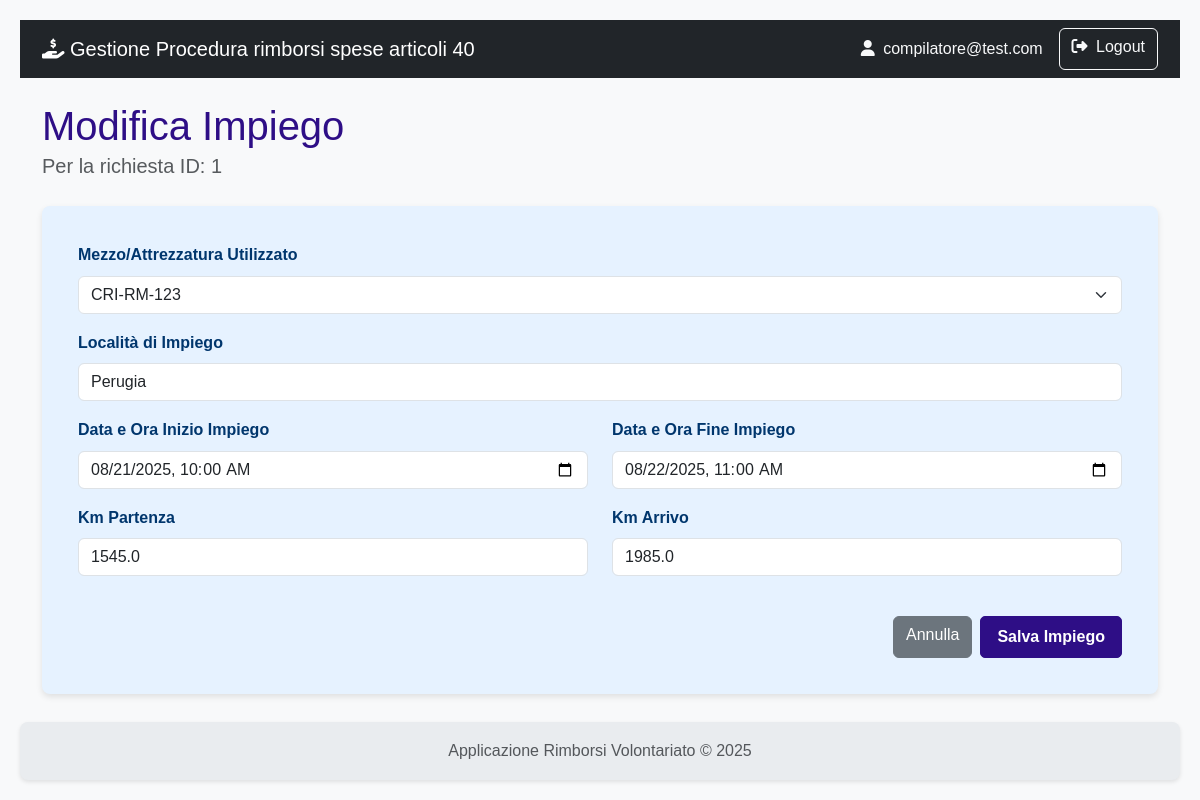
/richiesta/1/impieghi/1/modifica (signed in), run on the app's committed database.
### rimborsi/models.py (models this page shows, shortened)
class User(db.Model, UserMixin):
    id = db.Column(db.Integer, primary_key=True)
    username = db.Column(db.String(80), nullable=False)
    email = db.Column(db.String(120), nullable=False)
    password_hash = db.Column(db.String(120), nullable=False)
    role = db.Column(db.String(20), nullable=False)
    organizzazioni = db.relationship('Organizzazione', secondary=associazione_utente_organizzazione, back_populates='utenti_compilatori')
    __table_args__ = (
        db.UniqueConstraint('username', name='uq_user_username'),
        db.UniqueConstraint('email', name='uq_user_email'),
    )

class Richiesta(db.Model):
    id = db.Column(db.Integer, primary_key=True)
    stato = db.Column(db.String(1), default='A', nullable=False)
    esito = db.Column(db.String(1))
    attivita_svolta = db.Column(db.Text)
    data_inizio_attivita = db.Column(db.Date)
    data_fine_attivita = db.Column(db.Date)
    numero_volontari_coinvolti = db.Column(db.Integer)
    data_creazione = db.Column(db.DateTime, default=datetime.utcnow)
    data_invio = db.Column(db.DateTime)
    protocollo_invio = db.Column(db.String(50), nullable=True)
    note_istruttoria = db.Column(db.Text, nullable=True)
    data_fine_istruttoria = db.Column(db.DateTime)
    protocollo_istruttoria = db.Column(db.String(50), nullable=True)
    evento_id = db.Column(db.Integer, db.ForeignKey('evento.id'), nullable=False)
    organizzazione_id = db.Column(db.Integer, db.ForeignKey('organizzazione.id'), nullable=False)
    impieghi = db.relationship('ImpiegoMezzoAttrezzatura', backref='richiesta', lazy=True, cascade="all, delete-orphan")
    spese = db.relationship('Spesa', backref='richiesta', lazy=True, cascade="all, delete-orphan")
    __table_args__ = (
        db.UniqueConstraint('protocollo_invio', name='uq_richiesta_protocollo_invio'),
        db.UniqueConstraint('protocollo_istruttoria', name='uq_richiesta_protocollo_istruttoria'),
    )

class ImpiegoMezzoAttrezzatura(db.Model):
    id = db.Column(db.Integer, primary_key=True)
    localita_impiego = db.Column(db.String(200))
    data_ora_inizio_impiego = db.Column(db.DateTime)
    data_ora_fine_impiego = db.Column(db.DateTime)
    km_partenza = db.Column(db.Float)
    km_arrivo = db.Column(db.Float)
    richiesta_id = db.Column(db.Integer, db.ForeignKey('richiesta.id'), nullable=False)
    mezzo_attrezzatura_id = db.Column(db.Integer, db.ForeignKey('mezzo_attrezzatura.id'), nullable=False)
    spese = db.relationship('Spesa', backref='impiego', lazy='dynamic')

### rimborsi/richiesta/routes.py (the view, shortened to what this page needs)
@richiesta_bp.route('/<int:richiesta_id>/impieghi/<int:impiego_id>/modifica', methods=['GET', 'POST'])
@login_required
def modifica_impiego(richiesta_id, impiego_id):
    impiego = ImpiegoMezzoAttrezzatura.query.get_or_404(impiego_id)
    richiesta = Richiesta.query.get_or_404(richiesta_id)
    form = ImpiegoMezzoForm(obj=impiego, organizzazione_id=richiesta.organizzazione_id)
    return render_template('richiesta/crea_modifica_impiego.html',
                           form=form,
                           richiesta=richiesta,
                           titolo="Modifica Impiego",
                           impiego=impiego) # Passiamo anche l'impiego al template

### rimborsi/richiesta/forms.py
class ImpiegoMezzoForm(FlaskForm):
    mezzo_attrezzatura = QuerySelectField('Mezzo/Attrezzatura Utilizzato',
                                          get_label='targa_inventario',
                                          allow_blank=False,
                                          validators=[DataRequired("È obbligatorio selezionare un mezzo.")])
    localita_impiego = StringField('Località di Impiego', validators=[Optional(), Length(max=200)])
    data_ora_inizio_impiego = DateTimeField('Data e Ora Inizio Impiego', format='%Y-%m-%dT%H:%M', validators=[DataRequired()])
    data_ora_fine_impiego = DateTimeField('Data e Ora Fine Impiego', format='%Y-%m-%dT%H:%M', validators=[DataRequired()])
    km_partenza = FloatField('Km Partenza', validators=[Optional()])
    km_arrivo = FloatField('Km Arrivo', validators=[Optional()])
    submit = SubmitField('Salva Impiego')
    def __init__(self, organizzazione_id, *args, **kwargs):
        super(ImpiegoMezzoForm, self).__init__(*args, **kwargs)
        self.mezzo_attrezzatura.query = MezzoAttrezzatura.query.filter_by(
            organizzazione_id=organizzazione_id
        ).order_by(MezzoAttrezzatura.targa_inventario)

### rimborsi/templates/richiesta/crea_modifica_impiego.html (shortened to what this page needs)
{% extends 'base.html' %}
{% block content %}
    <div class="mb-4">
        <h1 class="mb-0">{{ titolo }}</h1>
        <p class="lead text-muted">Per la richiesta ID: {{ richiesta.id }}</p>
    </div>
    <div class="card shadow-sm">
        <div class="card-body">
            <form method="POST" action="" novalidate>
                <div class="mb-3">
                    {{ form.mezzo_attrezzatura.label(class="form-label fw-bold") }}
                    {{ form.mezzo_attrezzatura(class="form-select" + (" is-invalid" if form.mezzo_attrezzatura.errors else "")) }}
                </div>
                <div class="mb-3">
                    {{ form.localita_impiego.label(class="form-label fw-bold") }}
                    {{ form.localita_impiego(class="form-control" + (" is-invalid" if form.localita_impiego.errors else "")) }}
                </div>
                <div class="row">
                    <div class="col-md-6 mb-3">
                        {{ form.data_ora_inizio_impiego.label(class="form-label fw-bold") }}
                        {{ form.data_ora_inizio_impiego(class="form-control" + (" is-invalid" if form.data_ora_inizio_impiego.errors else ""), type="datetime-local") }}
                    </div>
                    <div class="col-md-6 mb-3">
                        {{ form.data_ora_fine_impiego.label(class="form-label fw-bold") }}
                        {{ form.data_ora_fine_impiego(class="form-control" + (" is-invalid" if form.data_ora_fine_impiego.errors else ""), type="datetime-local") }}
                    </div>
                </div>
                <div class="row">
                    <div class="col-md-6 mb-3">
                        {{ form.km_partenza.label(class="form-label fw-bold") }}
                        {{ form.km_partenza(class="form-control" + (" is-invalid" if form.km_partenza.errors else "")) }}
                    </div>
                    <div class="col-md-6 mb-3">
                        {{ form.km_arrivo.label(class="form-label fw-bold") }}
                        {{ form.km_arrivo(class="form-control" + (" is-invalid" if form.km_arrivo.errors else "")) }}
                    </div>
                </div>
                <div class="d-flex justify-content-end mt-4">
                    <a href="{{ url_for('richiesta.dettaglio_richiesta', richiesta_id=richiesta.id) }}" class="btn btn-secondary me-2">Annulla</a>
                    {{ form.submit(class="btn btn-primary") }}
                </div>
            </form>
        </div>
    </div>
{% endblock %}

### rimborsi/templates/base.html (shortened to what this page needs)
<!doctype html>
<html lang="it" class="h-100">
<head>
    <link href="https://cdn.jsdelivr.net/npm/bootstrap@5.3.3/dist/css/bootstrap.min.css" rel="stylesheet" xintegrity="sha384-QWTKZyjpPEjISv5WaRU9OFeRpok6YctnYmDr5pNlyT2bRjXh0JMhjY6hW+ALEwIH">
    <link rel="stylesheet" href="https://cdnjs.cloudflare.com/ajax/libs/font-awesome/6.5.2/css/all.min.css" xintegrity="sha512-SnH5WK+bZxgPHs44uWIX+LLJAJ9/2PkPKZ5QiAj6Ta86w+fsb2TkcmfRyVX3pBnMFcV7oQPJkl9QevSCWr3W6A==" />
    <link rel="stylesheet" href="{{ url_for('static', filename='css/styles.css') }}">
</head>
<body>
    <nav class="navbar navbar-expand-lg navbar-dark bg-dark">
        <div class="container">
            <a class="navbar-brand" href="{{ url_for('auth.index') }}">
                <i class="fas fa-hand-holding-dollar"></i>
                Gestione Procedura rimborsi spese articoli 40
            </a>
            <div class="collapse navbar-collapse" id="navbarNav">
                <div class="d-flex ms-auto">
                    {% if current_user.is_authenticated %}
                        <span class="navbar-text me-3 text-light">
                            <i class="fas fa-user me-1"></i> {{ current_user.email }}
                        </span>
                        <a href="{{ url_for('auth.logout') }}" class="btn btn-outline-light">
                            <i class="fas fa-sign-out-alt me-1"></i> Logout
                        </a>
                    {% else %}
                        <a href="{{ url_for('auth.registrati') }}" class="btn btn-outline-light me-2">Registrati</a>
                        <a href="{{ url_for('auth.login') }}" class="btn btn-outline-light">Login</a>
                    {% endif %}
                </div>
            </div>
        </div>
    </nav>
    <main class="container my-4">
        {% block content %}{% endblock %}
    </main>
    <footer class="footer mt-auto py-3">
        <div class="container text-center">
            <span class="text-muted">Applicazione Rimborsi Volontariato &copy; 2025</span>
        </div>
    </footer>
</body>
</html>

### rimborsi/static/css/styles.css (style rules this page uses)
:root { --color-primary: #2e0e86; --color-primary-hover: #142fca; --color-text-light: #ffffff; --color-card-bg: #e6f2ff; --color-card-text: #00366d; --color-bg: #f4f4f4; --color-text-dark: #333; --color-link: #0055a4; --border-radius: 8px; --box-shadow: 0 2px 4px rgba(0, 0, 0, 0.1); --box-shadow-card: 0 3px 6px rgba(0, 0, 0, 0.1); --transition-standard: all 0.3s ease; }
body { font-family: Arial, sans-serif; background-color: var(--color-bg); color: var(--color-text-dark); margin: 0; padding: 20px; line-height: 1.6; }
h1, h2, h3, h4, h5, h6 { color: var(--color-primary); margin-top: 0; }
a { color: var(--color-link); text-decoration: none; }
.btn-primary { background-color: var(--color-primary) !important; border-color: var(--color-primary) !important; color: var(--color-text-light) !important; font-weight: bold !important; text-decoration: none !important; display: inline-flex !important; align-items: center !important; justify-content: center !important; padding: 0.5rem 1rem !important; border-radius: 5px !important; transition: var(--transition-standard) !important; cursor: pointer; }
.card { flex: 1; background-color: var(--color-card-bg); color: var(--color-card-text); border-radius: var(--border-radius); padding: 20px; box-shadow: var(--box-shadow-card); transition: transform 0.2s ease-in-out; border: none; }
.shadow-sm { box-shadow: var(--box-shadow-card) !important; }
.text-center { text-align: center; }
.footer { display: flex; justify-content: left; gap: 20px; background-color: var(--color-primary); padding: 15px 20px; border-radius: var(--border-radius); margin-top: 20px; box-shadow: var(--box-shadow); }

### rimborsi/templates/base.html (style rules this page uses)
body { display: flex; flex-direction: column; min-height: 100vh; background-color: #f8f9fa; }
main { flex: 1; }
.footer { background-color: #e9ecef; }

### data on the page
User: email "compilatore@test.com"
Richiesta: id "1"
ImpiegoMezzoAttrezzatura: mezzo_attrezzatura "CRI-RM-123", localita_impiego "Perugia", data_ora_inizio_impiego "08/21/2025 10:00", data_ora_fine_impiego "08/22/2025 11:00", km_partenza "1545.0", km_arrivo "1985.0"

### other printed values
{{ titolo }} "Modifica Impiego"
